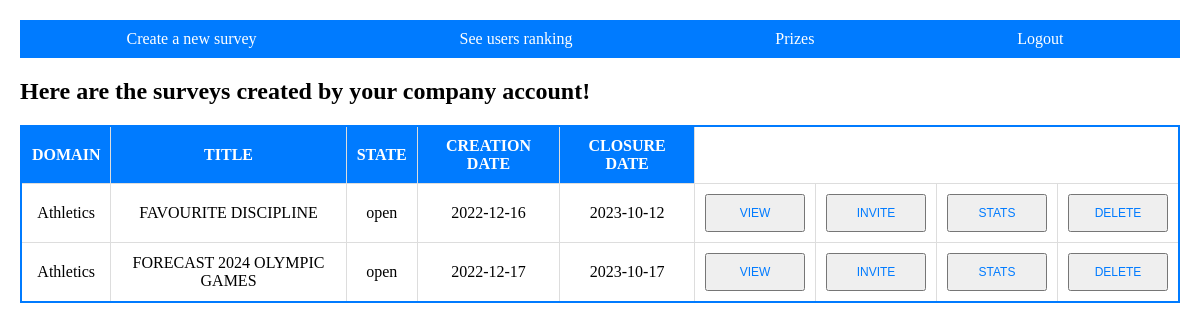
Page /CompanyArea.php (signed in) on the committed database.
### tables this page shows
CREATE TABLE IF NOT EXISTS `survey` (
  `Id` int(11) NOT NULL PRIMARY KEY AUTO_INCREMENT,
  `Title` varchar(30) NOT NULL,
  `State` enum('open','closed') NOT NULL,
  `CreationDate` date NOT NULL,
  `ClosingDate` date NOT NULL,
  `Keyword_Domain` varchar(30) NOT NULL,
  `Email_Company` varchar(50) DEFAULT NULL,
  `MaxUser` int(11) NOT NULL,
  `Email_PremiumUser` varchar(50) DEFAULT NULL
);

### CompanyArea.php (the view, shortened to what this page needs)
<!DOCTYPE html>
<?php
include("connessione.php");
if (isset($_SESSION['Email']) && isset($_SESSION['Password'])) {
    $email = $_SESSION['Email'];
    $password = $_SESSION['Password'];
    $sqlControllo = "Select Email, Password from company WHERE ";
    $sqlControllo .= "Email='" . $email . "' and Password='" . $password . "';";
    $risControllo = mysqli_query($link, $sqlControllo);
    if (mysqli_num_rows($risControllo) == 0) {
        $_SESSION = array();
        session_destroy();
        header("Location:index.php");
    } else {
?>
        <html>
        <head>
            <link rel="stylesheet" href="https://cdn.jsdelivr.net/npm/water.css@2/out/water.css">
        </head>
        <body class="page-container">
            <form method="post">
                <nav>
                    <ul class="navbar">
                        <li><a href="SurveyManage.php">Create a new survey</a></li>
                        <li><a href="UsersRanking.php">See users ranking</a></li>
                        <li><a href="Prizes.php">Prizes</a></li>
                        <li><a href="index.php">Logout</a></li>
                    </ul>
                </nav>
                <h2>Here are the surveys created by your company account!</h2>
                <table border="1" class="survey-table">
                    <tr>
                        <th>DOMAIN</th>
                        <th>TITLE</th>
                        <th>STATE</th>
                        <th>CREATION DATE</th>
                        <th>CLOSURE DATE</th>
                    </tr>
                    <?php
                    $sqlSondaggiCreati = "Select * from survey where Email_Company='$email'";
                    $risSondaggiCreati = mysqli_query($link, $sqlSondaggiCreati);
                    while ($rigaSondaggiCreati = mysqli_fetch_array($risSondaggiCreati)) {
                        echo "<tr>";
                        echo "<td>" . $rigaSondaggiCreati['Keyword_Domain'] . "</td>";
                        echo "<td>" . $rigaSondaggiCreati['Title'] . "</td>";
                        echo "<td>" . $rigaSondaggiCreati['State'] . "</td>";
                        echo "<td>" . $rigaSondaggiCreati['CreationDate'] . "</td>";
                        echo "<td>" . $rigaSondaggiCreati['ClosingDate'] . "</td>";
                        $idSondaggioCreato = $rigaSondaggiCreati['Id'];
                    ?>
                        <td>
                            <div class="button-container">
                                <a href="<?php echo 'Surveys.php?idSondaggio=' . $idSondaggioCreato; ?>">
                                    <input type="button" class="small-button" value="VIEW" />
                                </a>
                            </div>
                        </td>
                        <td>
                            <div class="button-container">
                                <a href="<?php echo 'InviteUser.php?idSondaggio=' . $idSondaggioCreato; ?>">
                                    <input type="button" class="small-button" value="INVITE" />
                                </a>
                            </div>
                        </td>
                        <td>
                            <div class="button-container">
                                <a href="<?php echo 'StatsSurvey.php?idSondaggio=' . $idSondaggioCreato; ?>">
                                    <input type="button" class="small-button" value="STATS" />
                                </a>
                            </div>
                        </td>
                        <td>
                            <div class="button-container">
                                <a href="<?php echo 'DeleteSurvey.php?idSondaggio=' . $idSondaggioCreato; ?>">
                                    <input type="button" class="small-button" value="DELETE" />
                                </a>
                            </div>
                        </td>
                    <?php
                        echo "</tr>";
                    }
                    ?>
                </table>
            </form>
        </body>
        </html>
<?php
    }
} else {
    header("Location:index.php");
}
?>

### CompanyArea.php (style rules this page uses)
.survey-table { width: 100%; border-collapse: collapse; margin: 20px 0; background-color: #fff; border: 2px solid #007bff; }
.survey-table th, .survey-table td { padding: 10px; text-align: center; border: 1px solid #ddd; }
.survey-table th { background-color: #007bff; color: #fff; }
nav { background-color: #007bff; padding: 10px; }
nav ul.navbar { list-style: none; padding: 0; margin: 0; display: flex; justify-content: space-around; }
nav .navbar li { margin-right: 10px; }
nav .navbar a { text-decoration: none; color: #fff; }
.page-container { max-width: 1200px; margin: 0 auto; padding: 20px; }
.small-button { padding: 10px 5px; font-size: 12px; color: #007bff; width: 100px; }

### rows in the picture
survey: Keyword_Domain "Athletics", Title "FAVOURITE DISCIPLINE", State "open", CreationDate "2022-12-16", ClosingDate "2023-10-12"
survey: Keyword_Domain "Athletics", Title "FORECAST 2024 OLYMPIC GAMES", State "open", CreationDate "2022-12-17", ClosingDate "2023-10-17"
